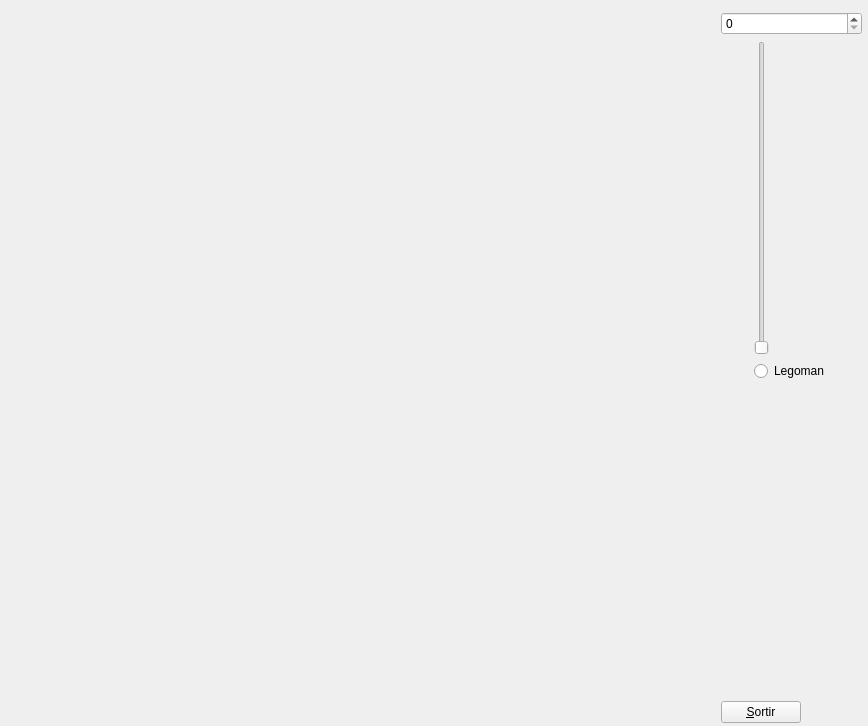
<?xml version="1.0" encoding="UTF-8"?>
<ui version="4.0">
 <class>MyForm</class>
 <widget class="QWidget" name="MyForm">
  <property name="geometry">
   <rect>
    <x>0</x>
    <y>0</y>
    <width>868</width>
    <height>726</height>
   </rect>
  </property>
  <property name="windowTitle">
   <string>IDI-Lab</string>
  </property>
  <widget class="MyGLWidget" name="widget" native="true">
   <property name="geometry">
    <rect>
     <x>9</x>
     <y>9</y>
     <width>696</width>
     <height>708</height>
    </rect>
   </property>
   <property name="sizePolicy">
    <sizepolicy hsizetype="Expanding" vsizetype="Expanding">
     <horstretch>0</horstretch>
     <verstretch>0</verstretch>
    </sizepolicy>
   </property>
  </widget>
  <widget class="QWidget" name="layoutWidget">
   <property name="geometry">
    <rect>
     <x>721</x>
     <y>12</y>
     <width>141</width>
     <height>711</height>
    </rect>
   </property>
   <layout class="QGridLayout" name="gridLayout">
    <item row="2" column="1">
     <widget class="QSlider" name="verticalSlider">
      <property name="maximum">
       <number>20</number>
      </property>
      <property name="value">
       <number>0</number>
      </property>
      <property name="orientation">
       <enum>Qt::Vertical</enum>
      </property>
     </widget>
    </item>
    <item row="0" column="0" colspan="3">
     <widget class="QSpinBox" name="spinBox"/>
    </item>
    <item row="5" column="0" colspan="3">
     <widget class="QPushButton" name="pushButton">
      <property name="sizePolicy">
       <sizepolicy hsizetype="Fixed" vsizetype="Fixed">
        <horstretch>0</horstretch>
        <verstretch>0</verstretch>
       </sizepolicy>
      </property>
      <property name="text">
       <string>&amp;Sortir</string>
      </property>
     </widget>
    </item>
    <item row="4" column="0">
     <spacer name="verticalSpacer">
      <property name="orientation">
       <enum>Qt::Vertical</enum>
      </property>
      <property name="sizeHint" stdset="0">
       <size>
        <width>20</width>
        <height>308</height>
       </size>
      </property>
     </spacer>
    </item>
    <item row="3" column="1">
     <widget class="QRadioButton" name="radioButton">
      <property name="text">
       <string>Legoman</string>
      </property>
     </widget>
    </item>
   </layout>
  </widget>
 </widget>
 <customwidgets>
  <customwidget>
   <class>MyGLWidget</class>
   <extends>QWidget</extends>
   <header>MyGLWidget.h</header>
   <container>1</container>
   <slots>
    <slot>FOVslider(int)</slot>
    <slot>RadioPressed()</slot>
   </slots>
  </customwidget>
 </customwidgets>
 <resources/>
 <connections>
  <connection>
   <sender>pushButton</sender>
   <signal>clicked()</signal>
   <receiver>MyForm</receiver>
   <slot>close()</slot>
   <hints>
    <hint type="sourcelabel">
     <x>796</x>
     <y>721</y>
    </hint>
    <hint type="destinationlabel">
     <x>839</x>
     <y>529</y>
    </hint>
   </hints>
  </connection>
  <connection>
   <sender>verticalSlider</sender>
   <signal>valueChanged(int)</signal>
   <receiver>spinBox</receiver>
   <slot>setValue(int)</slot>
   <hints>
    <hint type="sourcelabel">
     <x>764</x>
     <y>200</y>
    </hint>
    <hint type="destinationlabel">
     <x>757</x>
     <y>21</y>
    </hint>
   </hints>
  </connection>
  <connection>
   <sender>spinBox</sender>
   <signal>valueChanged(int)</signal>
   <receiver>widget</receiver>
   <slot>FOVslider(int)</slot>
   <hints>
    <hint type="sourcelabel">
     <x>729</x>
     <y>24</y>
    </hint>
    <hint type="destinationlabel">
     <x>665</x>
     <y>78</y>
    </hint>
   </hints>
  </connection>
  <connection>
   <sender>radioButton</sender>
   <signal>clicked()</signal>
   <receiver>widget</receiver>
   <slot>RadioPressed()</slot>
   <hints>
    <hint type="sourcelabel">
     <x>781</x>
     <y>366</y>
    </hint>
    <hint type="destinationlabel">
     <x>631</x>
     <y>358</y>
    </hint>
   </hints>
  </connection>
 </connections>
</ui>
